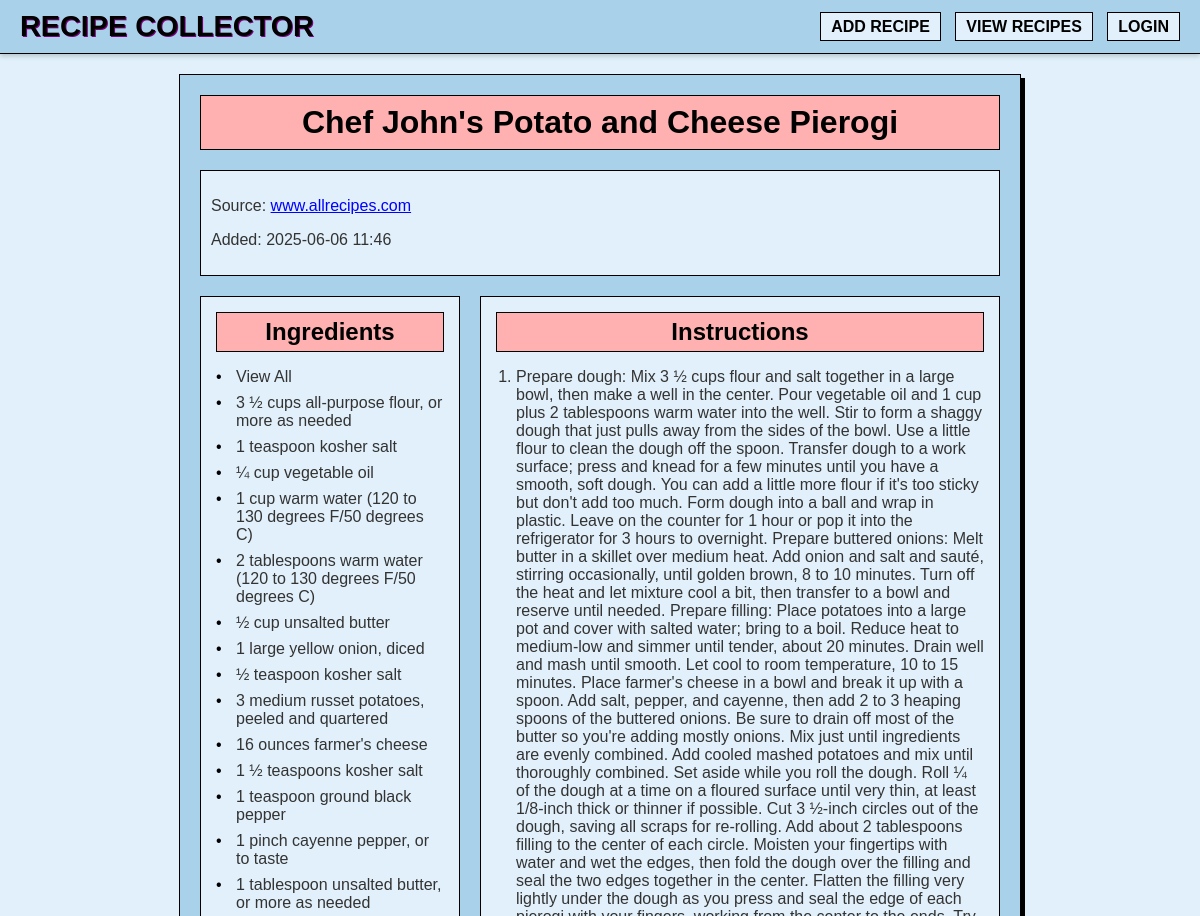
Page /recipe/6 (upper part) on the earlier database version.
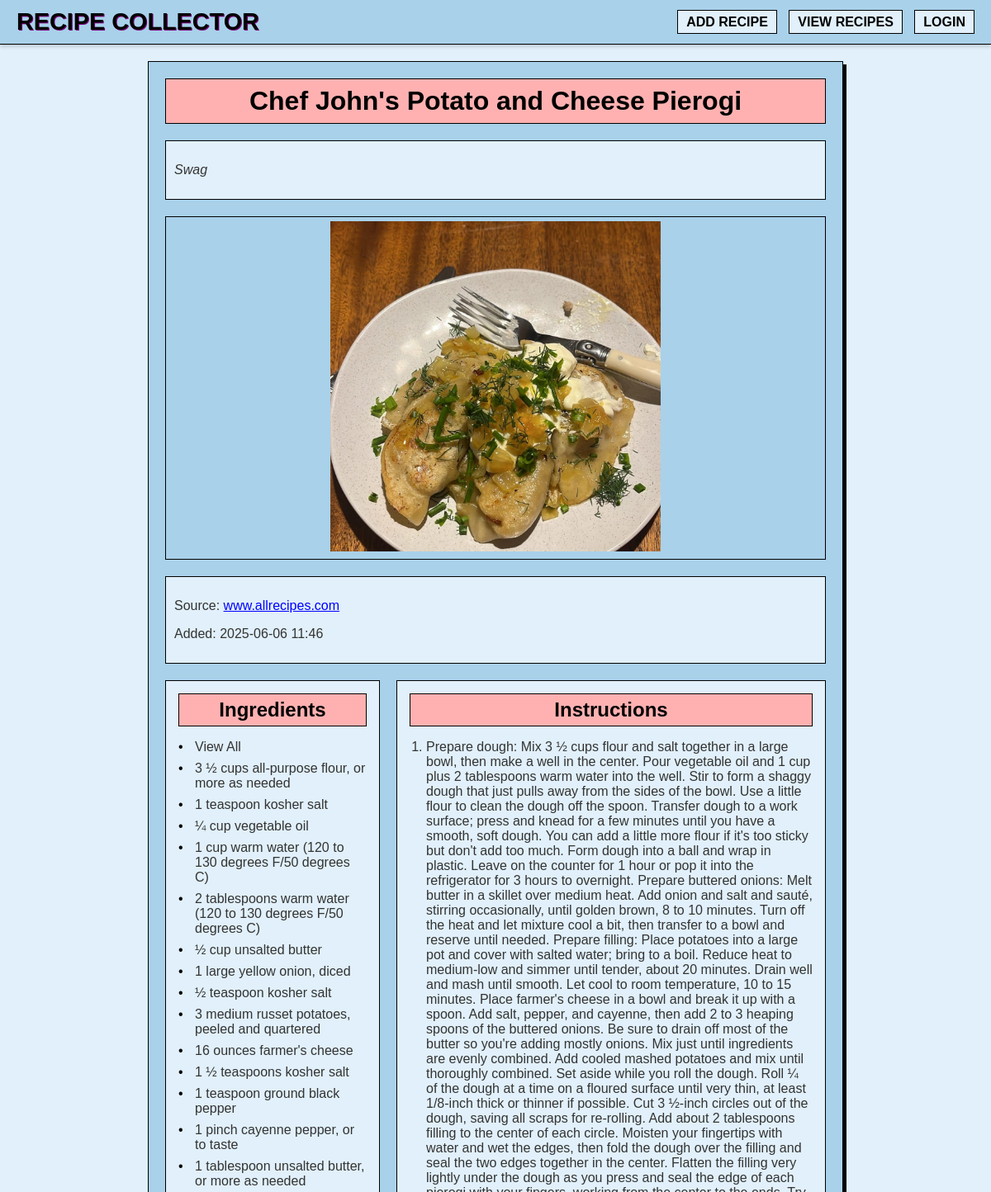
Same page on the later database version.
### app.py (models this page shows, shortened)
class Recipe(db.Model):
    __tablename__ = 'recipe'  # Explicitly set table name
    id = db.Column(db.Integer, primary_key=True)
    title = db.Column(db.String(200), nullable=False)
    ingredients = db.Column(db.Text, nullable=False)
    instructions = db.Column(db.Text, nullable=False)
    source_url = db.Column(db.String(500), nullable=False)
    source_name = db.Column(db.String(200), nullable=False)
    image_url = db.Column(db.String(500), nullable=True)
    created_at = db.Column(db.DateTime, default=datetime.utcnow)
    my_comment = db.Column(db.Text, nullable=True)  # New field for your personal comment

### app.py (the view)
@app.route('/recipe/<int:recipe_id>')
def recipe_detail(recipe_id):
    recipe = Recipe.query.get_or_404(recipe_id)
    return render_template('recipe_detail.html', recipe=recipe, logged_in=session.get('logged_in', False))

### templates/recipe_detail.html (shortened to what this page needs)
{% extends "base.html" %}
{% block content %}
<div class="recipe-detail">
    <h1 class="recipe-detail-title">{{ recipe.title }}</h1>
    {% if recipe.my_comment %}
    <div class="my-recipe-comment">
        <p>{{ recipe.my_comment }}</p>
    </div>
    {% endif %}
    {% if recipe.image_url %}
    <div class="recipe-image">
        <img src="{{ url_for('uploaded_file', filename=recipe.image_url) }}" alt="{{ recipe.title }}">
    </div>
    {% endif %}
    <div class="recipe-info-box">
        <p>Source: <a href="{{ recipe.source_url }}" target="_blank">{{ recipe.source_name }}</a></p>
        <p>Added: {{ recipe.created_at.strftime('%Y-%m-%d %H:%M') }}</p>
    </div>
    <div class="recipe-content-grid">
        <div class="ingredients-box">
            <h2>Ingredients</h2>
            <ul>
                {% for ingredient in recipe.ingredients.split('\n') %}
                <li>{{ ingredient }}</li>
                {% endfor %}
            </ul>
        </div>
        <div class="instructions-box">
            <h2>Instructions</h2>
            <ol>
                {% for instruction in recipe.instructions.split('\n') %}
                <li>{{ instruction }}</li>
                {% endfor %}
            </ol>
        </div>
    </div>
</div>
{% endblock %}

Differences in the rows shown:
changed Recipe "Chef John's Potato and Cheese Pierogi": my_comment (not shown) → "Swag"; image_url: picture added
